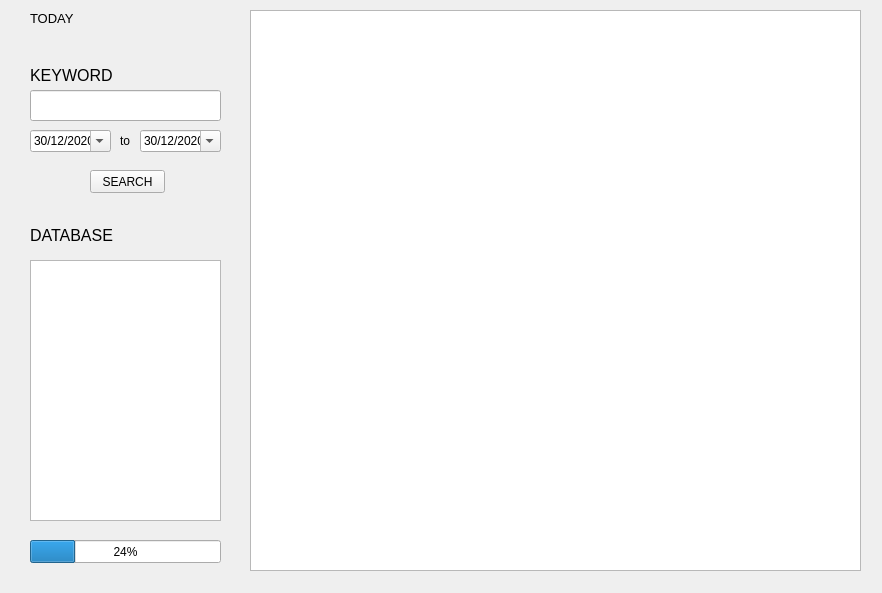
<?xml version="1.0" encoding="UTF-8"?>
<ui version="4.0">
 <class>main_twit</class>
 <widget class="QWidget" name="main_twit">
  <property name="geometry">
   <rect>
    <x>0</x>
    <y>0</y>
    <width>882</width>
    <height>593</height>
   </rect>
  </property>
  <property name="windowTitle">
   <string>Form</string>
  </property>
  <widget class="QLabel" name="ht_label">
   <property name="geometry">
    <rect>
     <x>30</x>
     <y>60</y>
     <width>191</width>
     <height>31</height>
    </rect>
   </property>
   <property name="font">
    <font>
     <family>MS Shell Dlg 2</family>
     <pointsize>12</pointsize>
     <weight>50</weight>
     <bold>false</bold>
    </font>
   </property>
   <property name="text">
    <string>KEYWORD</string>
   </property>
  </widget>
  <widget class="QLineEdit" name="ent_ht">
   <property name="geometry">
    <rect>
     <x>30</x>
     <y>90</y>
     <width>191</width>
     <height>31</height>
    </rect>
   </property>
  </widget>
  <widget class="QPushButton" name="search_bttn_ht">
   <property name="geometry">
    <rect>
     <x>90</x>
     <y>170</y>
     <width>75</width>
     <height>23</height>
    </rect>
   </property>
   <property name="text">
    <string>SEARCH</string>
   </property>
  </widget>
  <widget class="QListWidget" name="keyword_data">
   <property name="geometry">
    <rect>
     <x>30</x>
     <y>260</y>
     <width>191</width>
     <height>261</height>
    </rect>
   </property>
  </widget>
  <widget class="QLabel" name="ht_label_2">
   <property name="geometry">
    <rect>
     <x>30</x>
     <y>220</y>
     <width>191</width>
     <height>31</height>
    </rect>
   </property>
   <property name="font">
    <font>
     <family>MS Shell Dlg 2</family>
     <pointsize>12</pointsize>
     <weight>50</weight>
     <bold>false</bold>
    </font>
   </property>
   <property name="text">
    <string>DATABASE</string>
   </property>
  </widget>
  <widget class="QDateEdit" name="start_date">
   <property name="geometry">
    <rect>
     <x>30</x>
     <y>130</y>
     <width>81</width>
     <height>22</height>
    </rect>
   </property>
   <property name="locale">
    <locale language="English" country="UnitedStates"/>
   </property>
   <property name="dateTime">
    <datetime>
     <hour>0</hour>
     <minute>0</minute>
     <second>0</second>
     <year>2020</year>
     <month>12</month>
     <day>30</day>
    </datetime>
   </property>
   <property name="minimumDateTime">
    <datetime>
     <hour>0</hour>
     <minute>0</minute>
     <second>0</second>
     <year>2020</year>
     <month>9</month>
     <day>30</day>
    </datetime>
   </property>
   <property name="maximumTime">
    <time>
     <hour>23</hour>
     <minute>59</minute>
     <second>59</second>
    </time>
   </property>
   <property name="displayFormat">
    <string>dd/MM/yyyy</string>
   </property>
   <property name="calendarPopup">
    <bool>true</bool>
   </property>
   <property name="date">
    <date>
     <year>2020</year>
     <month>12</month>
     <day>30</day>
    </date>
   </property>
  </widget>
  <widget class="QDateEdit" name="stop_date">
   <property name="geometry">
    <rect>
     <x>140</x>
     <y>130</y>
     <width>81</width>
     <height>22</height>
    </rect>
   </property>
   <property name="locale">
    <locale language="English" country="UnitedStates"/>
   </property>
   <property name="dateTime">
    <datetime>
     <hour>0</hour>
     <minute>0</minute>
     <second>0</second>
     <year>2020</year>
     <month>12</month>
     <day>30</day>
    </datetime>
   </property>
   <property name="minimumDateTime">
    <datetime>
     <hour>0</hour>
     <minute>0</minute>
     <second>0</second>
     <year>2020</year>
     <month>9</month>
     <day>30</day>
    </datetime>
   </property>
   <property name="maximumTime">
    <time>
     <hour>23</hour>
     <minute>59</minute>
     <second>59</second>
    </time>
   </property>
   <property name="displayFormat">
    <string>dd/MM/yyyy</string>
   </property>
   <property name="calendarPopup">
    <bool>true</bool>
   </property>
   <property name="date">
    <date>
     <year>2020</year>
     <month>12</month>
     <day>30</day>
    </date>
   </property>
  </widget>
  <widget class="QLabel" name="label">
   <property name="geometry">
    <rect>
     <x>120</x>
     <y>120</y>
     <width>47</width>
     <height>41</height>
    </rect>
   </property>
   <property name="text">
    <string>to</string>
   </property>
  </widget>
  <widget class="QProgressBar" name="progress_bar">
   <property name="geometry">
    <rect>
     <x>30</x>
     <y>540</y>
     <width>191</width>
     <height>23</height>
    </rect>
   </property>
   <property name="locale">
    <locale language="English" country="UnitedStates"/>
   </property>
   <property name="value">
    <number>24</number>
   </property>
  </widget>
  <widget class="QLabel" name="today_lb">
   <property name="geometry">
    <rect>
     <x>30</x>
     <y>10</y>
     <width>141</width>
     <height>16</height>
    </rect>
   </property>
   <property name="font">
    <font>
     <pointsize>10</pointsize>
    </font>
   </property>
   <property name="text">
    <string>TODAY</string>
   </property>
  </widget>
  <widget class="QLabel" name="current_date_lb">
   <property name="geometry">
    <rect>
     <x>30</x>
     <y>30</y>
     <width>191</width>
     <height>16</height>
    </rect>
   </property>
   <property name="text">
    <string/>
   </property>
  </widget>
  <widget class="QTableWidget" name="data_box">
   <property name="geometry">
    <rect>
     <x>250</x>
     <y>10</y>
     <width>611</width>
     <height>561</height>
    </rect>
   </property>
  </widget>
 </widget>
 <resources/>
 <connections/>
</ui>
